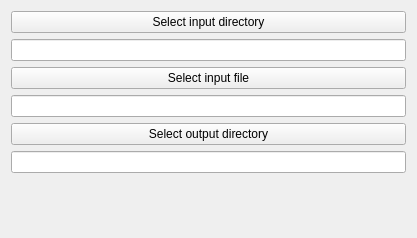
<?xml version="1.0" encoding="UTF-8"?>
<ui version="4.0">
 <class>Form</class>
 <widget class="QWidget" name="Form">
  <property name="geometry">
   <rect>
    <x>0</x>
    <y>0</y>
    <width>417</width>
    <height>238</height>
   </rect>
  </property>
  <property name="windowTitle">
   <string>Form</string>
  </property>
  <layout class="QGridLayout" name="gridLayout">
   <item row="0" column="1">
    <layout class="QGridLayout" name="gridLayout_2">
     <item row="4" column="0">
      <widget class="QPushButton" name="sel_out_dir">
       <property name="text">
        <string>Select output directory</string>
       </property>
      </widget>
     </item>
     <item row="1" column="0">
      <widget class="QLineEdit" name="input_dir"/>
     </item>
     <item row="6" column="0">
      <spacer name="verticalSpacer">
       <property name="orientation">
        <enum>Qt::Vertical</enum>
       </property>
       <property name="sizeHint" stdset="0">
        <size>
         <width>20</width>
         <height>40</height>
        </size>
       </property>
      </spacer>
     </item>
     <item row="0" column="0">
      <widget class="QPushButton" name="sel_input_dir">
       <property name="text">
        <string>Select input directory</string>
       </property>
      </widget>
     </item>
     <item row="3" column="0">
      <widget class="QLineEdit" name="input_file"/>
     </item>
     <item row="2" column="0">
      <widget class="QPushButton" name="sel_input_file">
       <property name="text">
        <string>Select input file</string>
       </property>
      </widget>
     </item>
     <item row="5" column="0">
      <widget class="QLineEdit" name="output_dir"/>
     </item>
    </layout>
   </item>
  </layout>
 </widget>
 <tabstops>
  <tabstop>sel_input_dir</tabstop>
  <tabstop>input_dir</tabstop>
  <tabstop>sel_input_file</tabstop>
  <tabstop>input_file</tabstop>
  <tabstop>sel_out_dir</tabstop>
  <tabstop>output_dir</tabstop>
 </tabstops>
 <resources/>
 <connections>
  <connection>
   <sender>sel_input_dir</sender>
   <signal>clicked()</signal>
   <receiver>Form</receiver>
   <slot>sel_dir()</slot>
   <hints>
    <hint type="sourcelabel">
     <x>81</x>
     <y>25</y>
    </hint>
    <hint type="destinationlabel">
     <x>207</x>
     <y>30</y>
    </hint>
   </hints>
  </connection>
  <connection>
   <sender>sel_input_file</sender>
   <signal>clicked()</signal>
   <receiver>Form</receiver>
   <slot>sel_file()</slot>
   <hints>
    <hint type="sourcelabel">
     <x>145</x>
     <y>98</y>
    </hint>
    <hint type="destinationlabel">
     <x>140</x>
     <y>237</y>
    </hint>
   </hints>
  </connection>
  <connection>
   <sender>sel_out_dir</sender>
   <signal>clicked()</signal>
   <receiver>Form</receiver>
   <slot>sel_out_dir()</slot>
   <hints>
    <hint type="sourcelabel">
     <x>92</x>
     <y>167</y>
    </hint>
    <hint type="destinationlabel">
     <x>99</x>
     <y>237</y>
    </hint>
   </hints>
  </connection>
 </connections>
 <slots>
  <slot>sel_dir()</slot>
  <slot>sel_file()</slot>
  <slot>sel_out_dir()</slot>
 </slots>
</ui>
